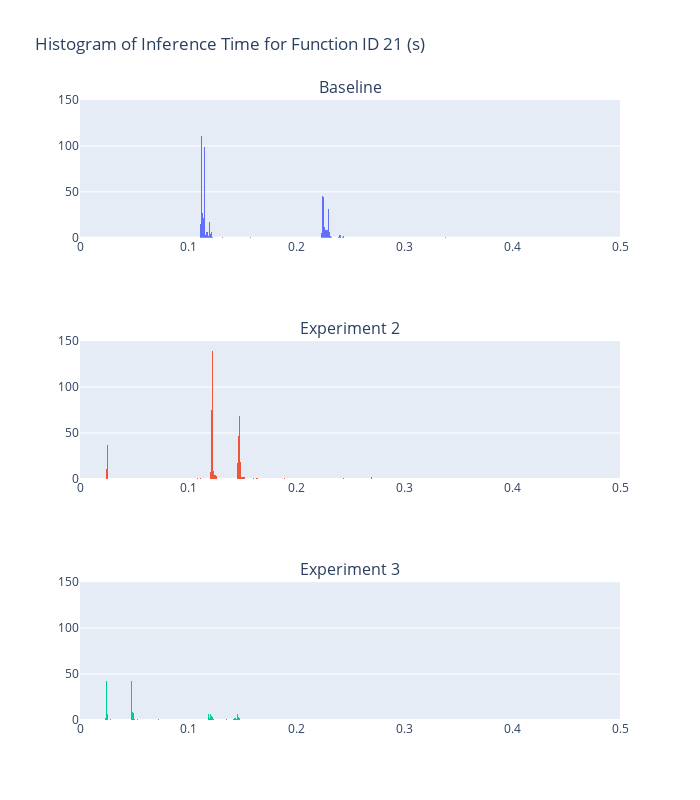

Notebook cell for this chart:
### Code cell
fig = make_subplots(rows=3, cols=1, subplot_titles=("Baseline", "Experiment 2", "Experiment 3"))

fig.update_xaxes(range=[0, 0.5], row=1, col=1)
fig.update_xaxes(range=[0, 0.5], row=2, col=1)
fig.update_xaxes(range=[0, 0.5], row=3, col=1)

fig.update_yaxes(range=[0, 150], row=1, col=1)
fig.update_yaxes(range=[0, 150], row=2, col=1)
fig.update_yaxes(range=[0, 150], row=3, col=1)

histogram_baseline = go.Histogram(x=filtered_21['total_inference_time_including_queue'], nbinsx=1000, histnorm='')
fig.add_trace(histogram_baseline, row=1, col=1)

histogram_preloading_1 = go.Histogram(x=ex3_filtered_21['total_inference_time_including_queue'], nbinsx=1000, histnorm='')
fig.add_trace(histogram_preloading_1, row=2, col=1)

histogram_preloading_2 = go.Histogram(x=ex4_filtered_21['total_inference_time_including_queue'], nbinsx=1000, histnorm='')
fig.add_trace(histogram_preloading_2, row=3, col=1)

fig.update_layout(title_text="Histogram of Inference Time for Function ID 21 (s)", showlegend=False, width=700, height=800)

fig.show()

### Figure 1 — Plotly figure (JSON) as saved in the notebook; plotly's stock layout.template omitted (floating-point values rounded to 4 significant figures; data arrays with more than 128 entries replaced by an {"elided": "..."} marker saying what was removed)
{"data": [{"histnorm": "", "nbinsx": 1000, "type": "histogram", "x": {"elided": "878 float values"}, "xaxis": "x", "yaxis": "y"}, {"histnorm": "", "nbinsx": 1000, "type": "histogram", "x": {"elided": "878 float values"}, "xaxis": "x2", "yaxis": "y2"}, {"histnorm": "", "nbinsx": 1000, "type": "histogram", "x": {"elided": "878 float values"}, "xaxis": "x3", "yaxis": "y3"}], "layout": {"annotations": [{"font": {"size": 16}, "showarrow": false, "text": "Baseline", "x": 0.5, "xanchor": "center", "xref": "paper", "y": 1, "yanchor": "bottom", "yref": "paper"}, {"font": {"size": 16}, "showarrow": false, "text": "Experiment 2", "x": 0.5, "xanchor": "center", "xref": "paper", "y": 0.6111, "yanchor": "bottom", "yref": "paper"}, {"font": {"size": 16}, "showarrow": false, "text": "Experiment 3", "x": 0.5, "xanchor": "center", "xref": "paper", "y": 0.2222, "yanchor": "bottom", "yref": "paper"}], "height": 800, "showlegend": false, "title": {"text": "Histogram of Inference Time for Function ID 21 (s)"}, "width": 700, "xaxis": {"anchor": "y", "domain": [0, 1], "range": [0, 0.5]}, "xaxis2": {"anchor": "y2", "domain": [0, 1], "range": [0, 0.5]}, "xaxis3": {"anchor": "y3", "domain": [0, 1], "range": [0, 0.5]}, "yaxis": {"anchor": "x", "domain": [0.7778, 1], "range": [0, 150]}, "yaxis2": {"anchor": "x2", "domain": [0.3889, 0.6111], "range": [0, 150]}, "yaxis3": {"anchor": "x3", "domain": [0, 0.2222], "range": [0, 150]}}}
